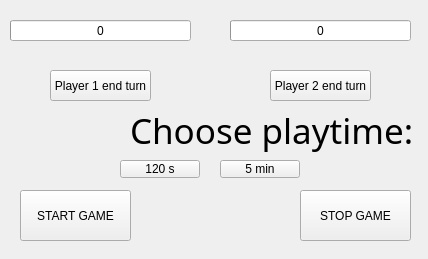
<?xml version="1.0" encoding="UTF-8"?>
<ui version="4.0">
 <class>MainWindow</class>
 <widget class="QMainWindow" name="MainWindow">
  <property name="geometry">
   <rect>
    <x>0</x>
    <y>0</y>
    <width>428</width>
    <height>259</height>
   </rect>
  </property>
  <property name="windowTitle">
   <string>MainWindow</string>
  </property>
  <widget class="QWidget" name="centralwidget">
   <widget class="QProgressBar" name="p1">
    <property name="geometry">
     <rect>
      <x>10</x>
      <y>20</y>
      <width>181</width>
      <height>21</height>
     </rect>
    </property>
    <property name="value">
     <number>0</number>
    </property>
    <property name="format">
     <string>%v</string>
    </property>
   </widget>
   <widget class="QPushButton" name="p1end">
    <property name="geometry">
     <rect>
      <x>50</x>
      <y>70</y>
      <width>101</width>
      <height>31</height>
     </rect>
    </property>
    <property name="text">
     <string>Player 1 end turn</string>
    </property>
   </widget>
   <widget class="QPushButton" name="p2end">
    <property name="geometry">
     <rect>
      <x>270</x>
      <y>70</y>
      <width>101</width>
      <height>31</height>
     </rect>
    </property>
    <property name="text">
     <string>Player 2 end turn</string>
    </property>
   </widget>
   <widget class="QPushButton" name="Start">
    <property name="geometry">
     <rect>
      <x>20</x>
      <y>190</y>
      <width>111</width>
      <height>51</height>
     </rect>
    </property>
    <property name="text">
     <string>START GAME</string>
    </property>
   </widget>
   <widget class="QProgressBar" name="p2">
    <property name="geometry">
     <rect>
      <x>230</x>
      <y>20</y>
      <width>181</width>
      <height>21</height>
     </rect>
    </property>
    <property name="value">
     <number>0</number>
    </property>
    <property name="format">
     <string>%v</string>
    </property>
   </widget>
   <widget class="QPushButton" name="Stop">
    <property name="geometry">
     <rect>
      <x>300</x>
      <y>190</y>
      <width>111</width>
      <height>51</height>
     </rect>
    </property>
    <property name="text">
     <string>STOP GAME</string>
    </property>
   </widget>
   <widget class="QPushButton" name="shorttime">
    <property name="geometry">
     <rect>
      <x>120</x>
      <y>160</y>
      <width>80</width>
      <height>18</height>
     </rect>
    </property>
    <property name="text">
     <string>120 s</string>
    </property>
   </widget>
   <widget class="QPushButton" name="longtime">
    <property name="geometry">
     <rect>
      <x>220</x>
      <y>160</y>
      <width>80</width>
      <height>18</height>
     </rect>
    </property>
    <property name="text">
     <string>5 min</string>
    </property>
   </widget>
   <widget class="QLabel" name="text">
    <property name="geometry">
     <rect>
      <x>130</x>
      <y>100</y>
      <width>291</width>
      <height>61</height>
     </rect>
    </property>
    <property name="font">
     <font>
      <family>Rockwell Condensed</family>
      <pointsize>26</pointsize>
     </font>
    </property>
    <property name="text">
     <string>Choose playtime:</string>
    </property>
   </widget>
  </widget>
 </widget>
 <resources/>
 <connections/>
</ui>
